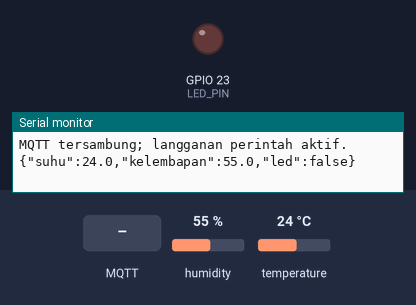
The program below on a simulated ESP32. Shown: output pins drawn as LEDs (lit = HIGH), the last lines printed to the serial monitor. Inputs (shaded band) come from the test bench; at power-on: humidity 55 %, temperature 24 °C. WiFi joins after 1.5 s; servers stay silent unless stated; no MQTT or app messages arrive unless stated.

Above: at 5.8 s.
5.9 s: MQTT message "on" arrives on the first subscribed topic
At 6.9 s:
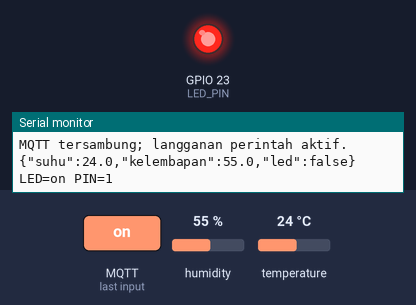
11.5 s: MQTT message "off" arrives on the first subscribed topic
At 12.3 s:
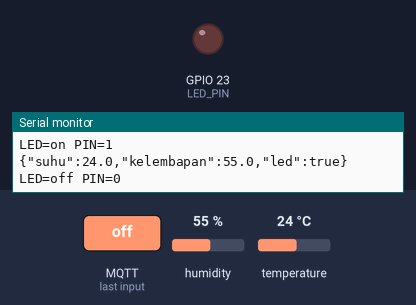
Timing chart, 0 to 14.5 s (numbered marks = the images above; inputs shaded):
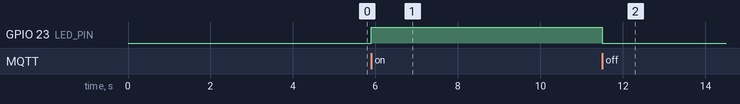

The program:

main.cpp
```cpp
#include <Arduino.h>
#include <WiFi.h>
#include <MQTT.h>
#include <DHTesp.h>
#include "config.h"

WiFiClient jaringan;
MQTTClient mqtt(256);
DHTesp dht;
const int LED_PIN = 23;
String topikSensor, topikPerintah, topikKeadaan, idKlien;
bool ledMenyala = false;
bool keadaanPerluDikirim = true;
unsigned long terakhirCoba = 0;
unsigned long terakhirKirim = 0;

void terimaPesan(String& topik, String& muatan) {
  if (topik != topikPerintah) return;
  if (muatan != "on" && muatan != "off") {
    Serial.println("Perintah ditolak: gunakan on atau off.");
    return;
  }
  ledMenyala = muatan == "on";
  digitalWrite(LED_PIN, ledMenyala ? HIGH : LOW);
  keadaanPerluDikirim = true;
  Serial.printf("LED=%s PIN=%d\n", ledMenyala ? "on" : "off",
                digitalRead(LED_PIN));
}

void setup() {
  Serial.begin(115200);
  pinMode(LED_PIN, OUTPUT);
  digitalWrite(LED_PIN, LOW);
  dht.setup(15, DHTesp::DHT22);
  WiFi.mode(WIFI_STA);
  WiFi.setAutoReconnect(true);
  WiFi.begin(WIFI_SSID, WIFI_PASSWORD);
  topikSensor = String(TOPIC_ROOT) + "/sensor";
  topikPerintah = String(TOPIC_ROOT) + "/led/set";
  topikKeadaan = String(TOPIC_ROOT) + "/led/state";
  idKlien = String(TOPIC_ROOT) + "-" + WiFi.macAddress();
  mqtt.begin(MQTT_HOST, MQTT_PORT, jaringan);
  mqtt.setOptions(15, true, 1500);
  mqtt.onMessage(terimaPesan);
}

void loop() {
  if (WiFi.status() != WL_CONNECTED) { delay(10); return; }
  if (!mqtt.connected()) {
    if (millis() - terakhirCoba < 5000) { delay(10); return; }
    terakhirCoba = millis();
    if (mqtt.connect(idKlien.c_str())) {
      if (!mqtt.subscribe(topikPerintah, 1)) {
        Serial.println("Subscribe gagal; sambungan akan dicoba ulang.");
        mqtt.disconnect();
        return;
      }
      keadaanPerluDikirim = true;
      Serial.println("MQTT tersambung; langganan perintah aktif.");
    } else Serial.printf("MQTT gagal, kode: %d\n", mqtt.lastError());
    return;
  }
  mqtt.loop();
  if (keadaanPerluDikirim && mqtt.connected()) {
    bool keadaanTerkirim = ledMenyala;
    if (mqtt.publish(topikKeadaan, keadaanTerkirim ? "on" : "off", true, 1)
        && keadaanTerkirim == ledMenyala)
      keadaanPerluDikirim = false;
  }
  if (millis() - terakhirKirim >= 5000) {
    terakhirKirim = millis();
    TempAndHumidity data = dht.getTempAndHumidity();
    if (isnan(data.temperature) || isnan(data.humidity)) {
      Serial.println("Sensor tidak valid; kiriman dilewati.");
      return;
    }
    char muatan[96];
    snprintf(muatan, sizeof(muatan),
             "{\"suhu\":%.1f,\"kelembapan\":%.1f,\"led\":%s}",
             data.temperature, data.humidity, ledMenyala ? "true" : "false");
    bool berhasil = mqtt.publish(topikSensor, muatan, false, 0);
    Serial.println(berhasil ? muatan : "Pengiriman gagal.");
  }
  delay(2);
}
```

config.h
```cpp
#pragma once
const char* WIFI_SSID = "Wokwi-GUEST";
const char* WIFI_PASSWORD = "";
const char* MQTT_HOST = "broker.hivemq.com";
const int MQTT_PORT = 1883;
// Ganti akar topik dengan identitas kelompok yang unik, sama pada semua klien.
const char* TOPIC_ROOT = "unja/mk38/p10/ganti-nim-anda";
```

Measured:
- after the input at 5.9 s, GPIO 23 (LED_PIN): LOW → HIGH at once
- after the input at 11.5 s, GPIO 23 (LED_PIN): HIGH → LOW at once
